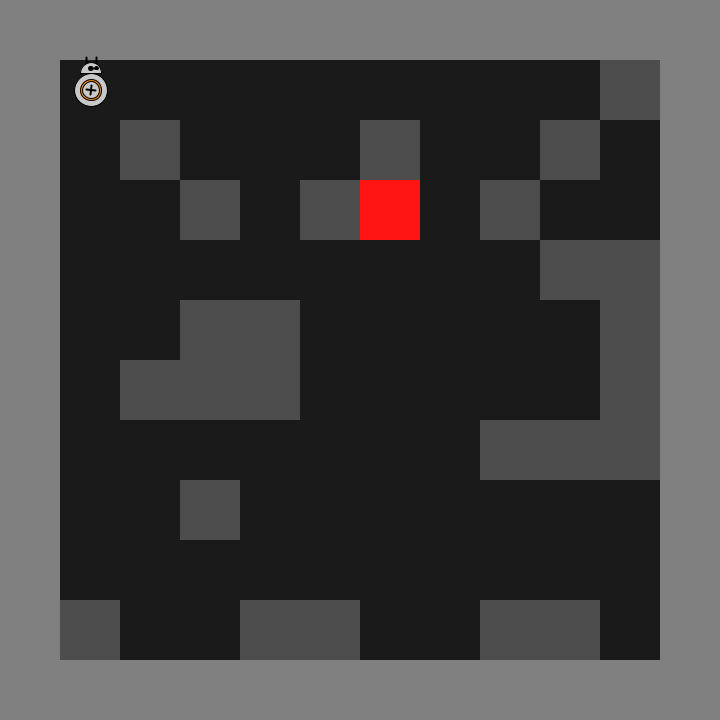
Frame 1 (no input)
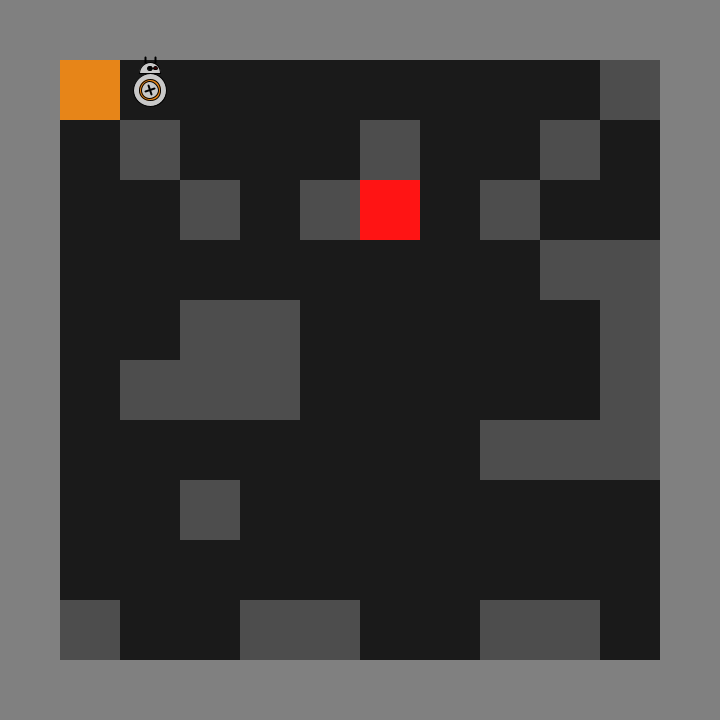
Frame 60 (the mouse pressed at the canvas centre just before this capture)
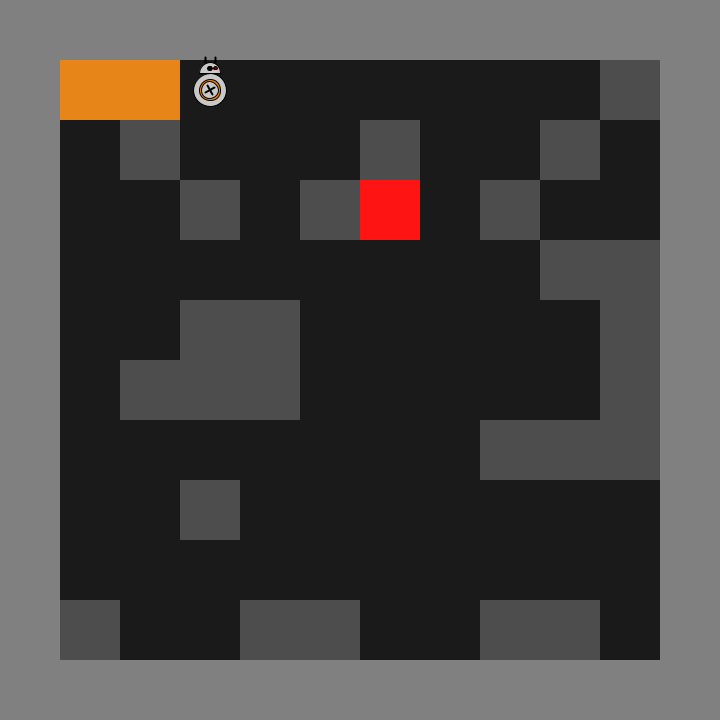
Frame 120 (the mouse held since frame 60 and released just before this capture)

The Processing sketch that drew these frames (run headless with seeded random() and noise(); from frame 60 on, the mouse is pressed at the canvas centre):

// Processing sketch: exercice19_4_bis
// ── exercice19_4_bis.pde
Monde monde;
Chip chip;

void setup() {
  size(720, 720);
  monde = new Monde(60, 60, 600, 600, 10, 10, 0.2);
  chip = new Chip(monde, 1, 25, 191);
}

void draw() {
  background(128);
  monde.dessiner();
  chip.bouger();
  chip.dessiner();
  if (chip.tresorTrouve()) {
    fill(0);
    textSize(24);
    textAlign(CENTER, TOP);
    text("Chip a trouvé le trésor !", width / 2, 20);
    noLoop();
  }
}

//Duvieu Baptiste

// ── Cellules.pde
// types de cellule
final int VIDE = 0;
final int OBSTACLE = 1;
final int TRESOR = 2;
final int VISITE = 3;

class Cellule {
  float x, y; // position du centre
  float w, h; // taille
  int type;
  boolean visiter= false;

  Cellule(float x, float y, float w, float h, int type) {
    this.x = x;
    this.y = y;
    this.w = w;
    this.h = h;
    this.type = type;
  }

  void dessiner() {
    if (type == VIDE) {
      fill(26, 26, 26);
    } else if (type == OBSTACLE) {
      fill(77, 77, 77);
    } else if  (type == VISITE) {
      fill (231, 133, 24);
    } else {
      fill(255, 20, 20);
    }

    noStroke();
    rectMode(CENTER);
    rect(x, y, w, h);
  }
}

//Duvieu Baptiste

// ── Chip.pde
int couleurRouge= 0, uDiametre; 
float distBB8Cible, rotation;

class Chip {
  float x, y;
  float vitesse;
  float largeur;
  color couleur;
  Monde monde;
  int iDest, jDest;



  int[]deplacementI= {0}, deplacementJ= {0};
  int nbMouv;


  Chip(Monde monde, float vitesse, float largeur, color couleur) {
    this.monde = monde;
    iDest = 0;
    jDest = 0;
    x = monde.xColonne(jDest);
    y = monde.yLigne(iDest);
    this.vitesse = vitesse;
    this.largeur = largeur;
    this.couleur = couleur;
    nbMouv=0;
  }

  void dessiner() {
    //unité de taille.
    float u = width/2.2;
    
    // le corps
    stroke(0);
    strokeWeight(1);
    fill(200);
    ellipseMode(CENTER);
    ellipse(x, y, u/10, u/10);

    //cercle imbriqué
    fill(231, 133, 24);
    ellipse(x, y, u/15, u/15);
    fill(200);
    ellipse(x, y, u/20, u/20);

    // l'antenne
    strokeWeight(2);
    line(x - 5, y - u/10, x - 5, y - u/12);
    line(x + 5, y - u/10, x + 5, y - u/12);

    //Annulation des changements
    stroke(0);
    strokeWeight(1);

    // la tête
    fill(200);
    arc(x, y - u/20, u/15, u/15, -PI, 0, CHORD);

    // la caméra
    fill(70);
    ellipse(x, y-u/15, u/80, u/80);
    fill(0);
    ellipse(x, y-u/15, u/90, u/90);

    //sintillement de la led
    couleurRouge = (couleurRouge +1) % 255 ;

    // la led
    fill(couleurRouge, 0, 0);
    ellipse(x+u/60, y-u/15, u/95, u/95);

    // anneaux à l'intérieur
    uDiametre = int(u)/60;
    stroke(0);
    strokeWeight(2);

    //rotation des axes.
    rotation = (rotation + 0.1) % TWO_PI ;

    //axe horizontale
    line (x+uDiametre*cos(rotation+PI), y+uDiametre*sin(rotation+PI), x+uDiametre*cos(rotation), y+uDiametre*sin(rotation));

    //axe verticale
    line (x+uDiametre*cos(rotation-HALF_PI), y+uDiametre*sin(rotation-HALF_PI), x+uDiametre*cos(rotation+HALF_PI), y+uDiametre*sin(rotation+HALF_PI));
  }

  void avancerVers(float cibleX, float cibleY) {
    float d = dist(x, y, cibleX, cibleY);
    if (d >= vitesse) {
      x += vitesse * (cibleX - x) / d;
      y += vitesse * (cibleY - y) / d;
    }
  }

  boolean estArrive() {
    float d = dist(x, y, monde.xColonne(jDest), monde.yLigne(iDest));
    return d < vitesse;
  }

  boolean tresorTrouve() {
    return estArrive() && monde.contientTresor(iDest, jDest);
  }

  void choisirDestination() {
    int[] di = { 1, 0, -1, 0};
    int[] dj = { 0, 1, 0, -1};
    int[] choix = new int[4];
    int nbChoix = 0;

    //Stocke les mouvements de iDest, dans un tableau qui s'agrandis au fur et à mesure.
    int[] cnbMouvlacementI = append(deplacementI, iDest); 
    deplacementI =cnbMouvlacementI; 
    deplacementI[nbMouv]=iDest;
    //Stocke les mouvements de jDest, dans un tableau qui s'agrandis au fur et à mesure.
    int[] cnbMouvlacementJ = append(deplacementJ, jDest); 
    deplacementJ = cnbMouvlacementJ;     
    deplacementJ[nbMouv]=jDest;


    monde.visiter(iDest, jDest);

    // parcourir les 4 voisins de la cellule courante
    for (int k = 0; k < 4; k++) {
      // si le voisin est accessibles, mettre son numéro dans le tableau des choix
      if (monde.estAccessible(iDest + di[k], jDest + dj[k])) {
        choix[nbChoix] = k;
        nbChoix++;
      }
    }

    // si nbChoix == 0, Chip est coincé
    if (nbChoix > 0) {
      // choisir au hasard une des possibilités
      int k = choix[int(random(nbChoix))];
      iDest += di[k];
      jDest += dj[k];
      nbMouv++;
    } else {  //Sinon, le robot retourne sur sa position précédente enregistre dans le tableau.     
      nbMouv--;
      iDest=deplacementI[nbMouv];
      jDest=deplacementJ[nbMouv];
    }
  }

  void bouger() {
    if (estArrive() && !tresorTrouve()) {
      choisirDestination();
    }
    avancerVers(monde.xColonne(jDest), monde.yLigne(iDest));
  }
}

//Duvieu Baptiste

// ── Monde.pde
class Monde {
  Cellule[][] cellules;
  int lignes, colonnes;

  Monde(float x, float y, float w, float h, int lignes, int colonnes, float pObstacle) {
    this.lignes = lignes;
    this.colonnes = colonnes;
    cellules = new Cellule[lignes][colonnes];

    float wCellule = w / colonnes;
    float hCellule = h / lignes;
    for (int i = 0; i < lignes; i++) {
      for (int j = 0; j < colonnes; j++) {
        float xCellule = x + wCellule * (j + 0.5);
        float yCellule = y + hCellule * (i + 0.5);

        // le type de la cellule est OBSTACLE avec probabilité pObstacle
        // et VIDE avec probabilité 1 - pObstacle
        int type = VIDE;
        if (random(1) < pObstacle) {
          type = OBSTACLE;
        }
        cellules[i][j] = new Cellule(xCellule, yCellule, wCellule, hCellule, type);
      }
    }

    // s'assurer que la cellule (0, 0) est vide, c'est là où Chip démarre
    cellules[0][0].type = VIDE;

    // cacher un trésor quelque part
    int iTresor = int(random(1, lignes));
    int jTresor = int(random(1, colonnes));
    cellules[iTresor][jTresor].type = TRESOR;
  }

  void dessiner() {
    for (int i = 0; i < lignes; i++) {
      for (int j = 0; j < colonnes; j++) {
        cellules[i][j].dessiner();
      }
    }
  }

  float yLigne(int i) {
    return cellules[i][0].y;
  }

  float xColonne(int j) {
    return cellules[0][j].x;
  }

  boolean estDedans(int i, int j) {
    return 0 <= i && i < lignes && 0 <= j && j < colonnes;
  }

// la cellules est accessibles si le type de la cellule n'est pas un obstacle ou n'a pas déja été visité
  boolean estAccessible(int i, int j) {
    return estDedans(i, j) && cellules[i][j].type != OBSTACLE && cellules[i][j].type != VISITE;
  }

  boolean contientTresor(int i, int j) {
    return estDedans(i, j) && cellules[i][j].type == TRESOR;
  }void visiter(int i, int j) {
    cellules[i][j].type=VISITE;
  }

}

//Duvieu Baptiste
